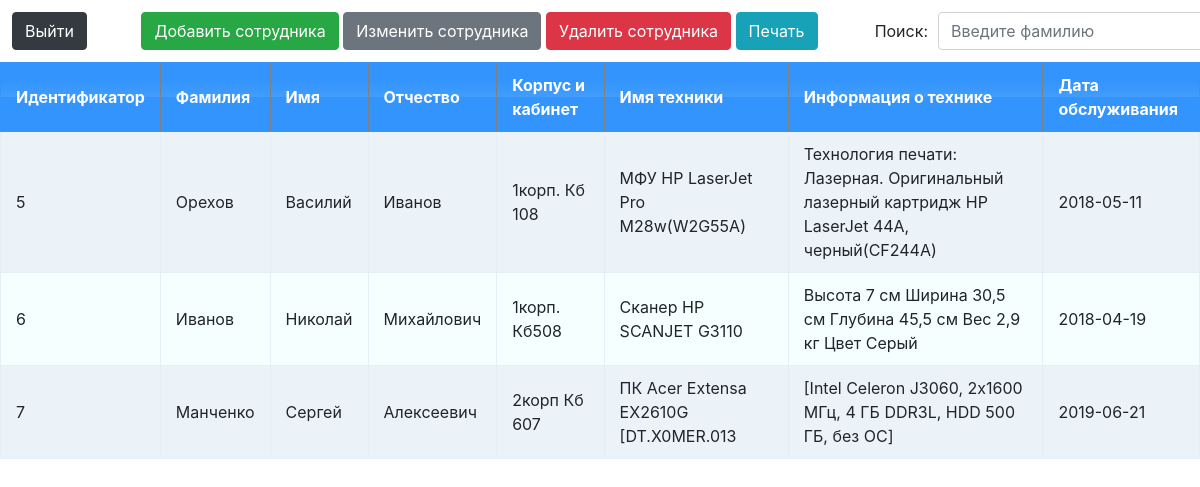
Page /main.php (signed in) on the committed database.
### tables this page shows
CREATE TABLE `Sotrud` (
  `Id_sotrud` int(11) NOT NULL,
  `surName_Sotrud` varchar(55) NOT NULL,
  `Name_Sotrud` varchar(55) NOT NULL,
  `Otchestvo_sotrud` varchar(55) NOT NULL,
  `Id_Technique` int(11) NOT NULL,
  `Korpus_and_Kabinet` text NOT NULL
);

CREATE TABLE `Technique` (
  `Id_Technique` int(11) NOT NULL,
  `Name_Technique` text NOT NULL,
  `Information_Technique` text NOT NULL,
  `ID_To` int(11) NOT NULL
);

CREATE TABLE `TechniqueDate` (
  `ID_TO` int(11) NOT NULL,
  `Time_TO` date NOT NULL
);

### main.php (the view, shortened to what this page needs)
<?php
require_once 'connection.php';
$connection = mysqli_connect($host, $user, $password, $database)
or die("Error" . mysqli_erro($connection));
$query = "SELECT Sotrud.Id_sotrud, Sotrud.surName_Sotrud, Sotrud.Name_Sotrud,
Sotrud.Otchestvo_sotrud, Sotrud.Korpus_and_Kabinet, Technique.Name_Technique,
Technique.Information_Technique, TechniqueDate.Time_TO FROM Sotrud
INNER JOIN Technique ON Sotrud.Id_Technique = Technique.Id_Technique
INNER JOIN TechniqueDate ON Technique.ID_To = TechniqueDate.ID_TO";
$result = mysqli_query($connection, $query) or die("Ошибка".mysqli_error($connection));
if($result)
{
echo("<div class=\"maintable\">");
echo("<table class=\"sort\" id=\"tbl\" border=\"1\" cellpadding=\"2\">");
echo("<thead>");
echo("<tr>");
echo("<th>Идентификатор</th>");
echo("<th>Фамилия</th>");
echo("<th>Имя</th>");
echo("<th>Отчество</th>");
echo("<th>Корпус и кабинет</th>");
echo("<th>Имя техники</th>");
echo("<th>Информация о технике</th>");
echo("<th>Дата обслуживания</th>");
echo("</tr>");
echo("</thead>");
echo("<tbody>");
$rows = mysqli_num_rows($result);
for($i = 0; $i < $rows; ++$i)
{
    $row = mysqli_fetch_row($result);
    echo("<tr>");
    for($j = 0; $j < 8; ++$j)
        echo("<td>".$row[$j]."</td>");
    echo("</tr>");
}
echo("</tbody>");
echo("</table>");
echo("</div>");
}
?>

### styles/main.css (style rules this page uses)
.wrapper { max-width: 1400px; margin: 0 auto; }
.searchText { height: 38px; margin-right: 10px; }
.search { float: right; display: block; }
.headmenu { width: 100%; position: relative; margin: 1%; }
.maintable { margin: 0 auto; max-width: 1550px; }
.sort { background: #f5ffff; border-collapse: collapse; text-align: left; width: 100%; border-radius: 15px; }
.sort th { border-top: 1px solid #3294fc; border-bottom: 1px solid #3294fc; box-shadow: inset 0 1px 0 #3294fc, inset 0 -1px 0 #3294fc; background: linear-gradient(#3294fc, #3294fc); color: white; padding: 10px 15px; position: relative; }
.sort th:after { content: ""; display: block; position: absolute; left: 0; top: 25%; height: 25%; width: 100%; background: linear-gradient(rgba(255, 255, 255, 0), rgba(255,255,255,.08)); }
.sort tr:nth-child(odd) { background: #ebf3f9; }
.sort th:first-child { border-left: 1px solid #3294fc; border-bottom: 1px solid #3294fc; box-shadow: inset 1px 1px 0 #3294fc, inset 0 -1px 0 #3294fc; }
.sort th:last-child { border-right: 1px solid #3294fc; border-bottom: 1px solid #3294fc; box-shadow: inset -1px 1px 0 #3294fc, inset 0 -1px 0 #3294fc; }
.sort td { border: 1px solid #e3eef7; padding: 10px 15px; position: relative; transition: all 0.5s ease; }
.exit { display: inline-block; }
#exit { margin-right: 50px; }

### rows in the picture
sotrud: Id_sotrud "5", surName_Sotrud "Орехов", Name_Sotrud "Василий", Otchestvo_sotrud "Иванов", Korpus_and_Kabinet "1корп. Кб 108"
technique: Name_Technique "МФУ HP LaserJet Pro M28w(W2G55A)", Information_Technique "Технология печати: Лазерная. Оригинальный лазерный картридж HP LaserJet 44A, черный(CF244A)"
techniquedate: Time_TO "2018-05-11"
sotrud: Id_sotrud "6", surName_Sotrud "Иванов", Name_Sotrud "Николай", Otchestvo_sotrud "Михайлович", Korpus_and_Kabinet "1корп. Кб508"
technique: Name_Technique "Сканер HP SCANJET G3110", Information_Technique "Высота 7 см Ширина 30,5 см Глубина 45,5 см Вес 2,9 кг Цвет Серый"
techniquedate: Time_TO "2018-04-19"
sotrud: Id_sotrud "7", surName_Sotrud "Манченко", Name_Sotrud "Сергей", Otchestvo_sotrud "Алексеевич", Korpus_and_Kabinet "2корп Кб 607"
technique: Name_Technique "ПК Acer Extensa EX2610G [DT.X0MER.013", Information_Technique "[Intel Celeron J3060, 2x1600 МГц, 4 ГБ DDR3L, HDD 500 ГБ, без ОС]"
techniquedate: Time_TO "2019-06-21"
